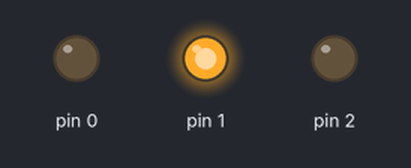
A sketch run on a simulated Arduino Uno, built with avr-gcc and run on an emulated ATmega328P. On the bench: output pins drawn as LEDs (lit = HIGH).

Above: at 0.5 s.
At 1.3 s:
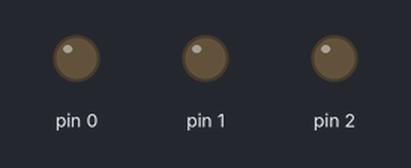
At 2.5 s:
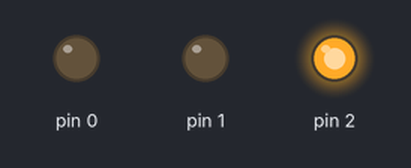
At 3.3 s:
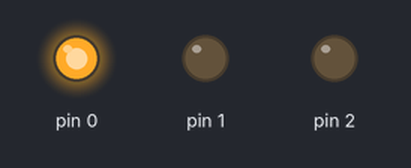
Timing chart, 0 to 3.7 s (numbered marks = the images above):
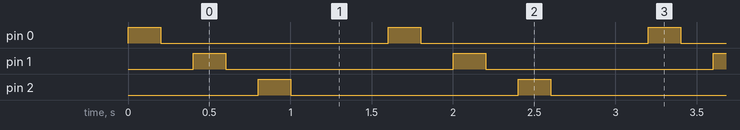

The sketch:

three-led.ino
```cpp
// C++ code
//

// init LED = pin_number;
// int cathode_LED = 3;

void setup()
{
  // init pin
  pinMode(0, OUTPUT);
  pinMode(1, OUTPUT);
  pinMode(2, OUTPUT);
}

void loop()
{
  for (int i = 0; i <= 3; i++) {

   // switch on off after one second
  digitalWrite(i, HIGH);

  delay(200);

  digitalWrite(i, LOW);

  delay(200);

  }

}
```

Measured:
- by itself, pin 0–2: alternates HIGH for 0.20 s and LOW for 1.4 s
- by itself, everything shown: repeats every 1.6 s, in 6 steps
